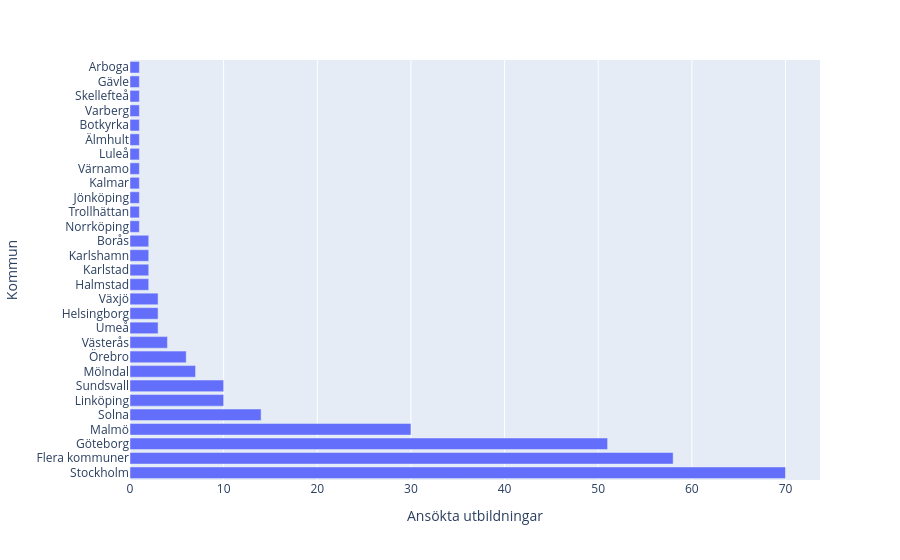

This figure's notebook cell:
### Code cell
px.bar(df_municipality, y="Kommun", x = "Ansökta utbildningar")

### Figure 1 — Plotly figure (JSON) as saved in the notebook; plotly's stock layout.template omitted (floating-point values rounded to 4 significant figures)
{"data": [{"hovertemplate": "Ansökta utbildningar=%{x}<br>Kommun=%{y}<extra></extra>", "legendgroup": "", "marker": {"color": "#636efa", "pattern": {"shape": ""}}, "name": "", "orientation": "h", "showlegend": false, "textposition": "auto", "type": "bar", "x": [70, 58, 51, 30, 14, 10, 10, 7, 6, 4, 3, 3, 3, 2, 2, 2, 2, 1, 1, 1, 1, 1, 1, 1, 1, 1, 1, 1, 1], "xaxis": "x", "y": ["Stockholm", "Flera kommuner", "Göteborg", "Malmö", "Solna", "Linköping", "Sundsvall", "Mölndal", "Örebro", "Västerås", "Umeå", "Helsingborg", "Växjö", "Halmstad", "Karlstad", "Karlshamn", "Borås", "Norrköping", "Trollhättan", "Jönköping", "Kalmar", "Värnamo", "Luleå", "Älmhult", "Botkyrka", "Varberg", "Skellefteå", "Gävle", "Arboga"], "yaxis": "y"}], "layout": {"barmode": "relative", "legend": {"tracegroupgap": 0}, "margin": {"t": 60}, "xaxis": {"anchor": "y", "domain": [0, 1], "title": {"text": "Ansökta utbildningar"}}, "yaxis": {"anchor": "x", "domain": [0, 1], "title": {"text": "Kommun"}}}}
